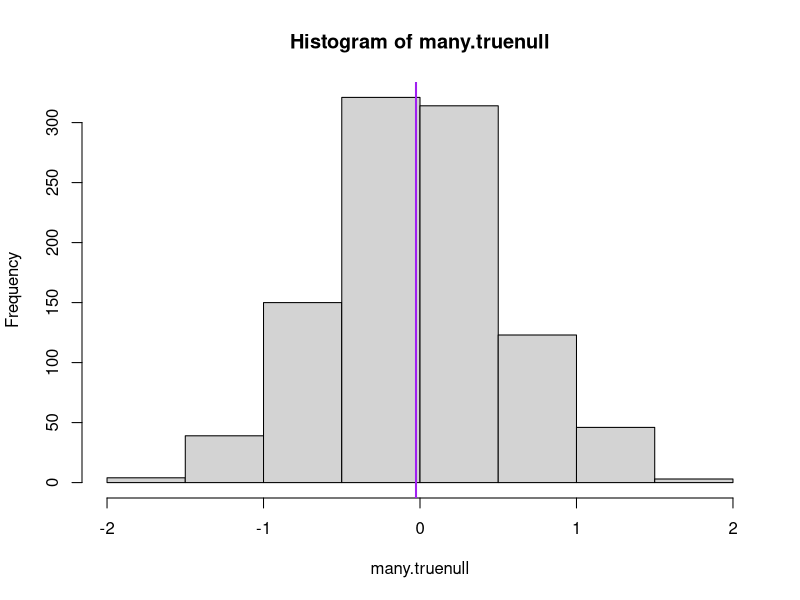
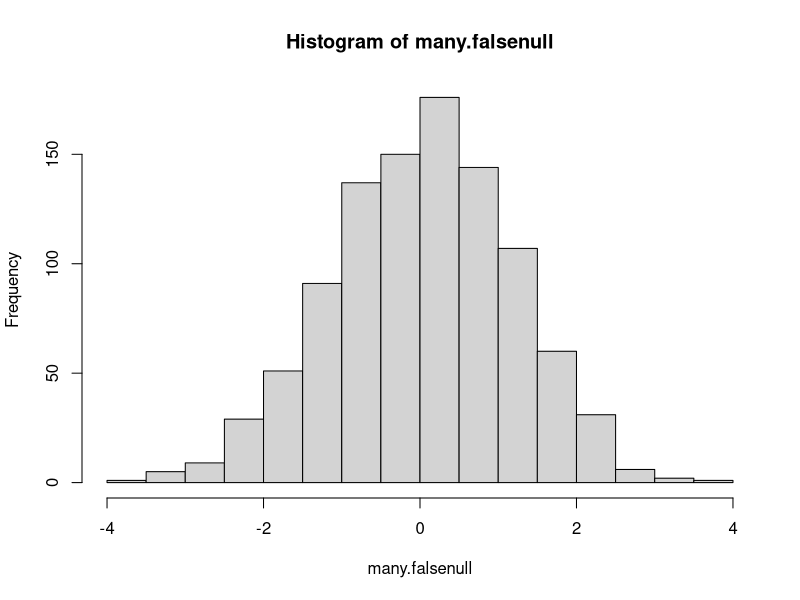

Reproduce these figures in R, in order.
## ---- chunk 1
# Generate data
data <- data.frame(group = numeric(length = 100), 
                   null = numeric(length = 100), 
                   alternative = numeric(length = 100))
# Create grouping variable (50 observations in each)
set.seed(567)
data$group <- rep(c(0, 1), c(50, 50))

# Create null (group means do not differ)
data$null <- c(rnorm(50, mean = 10, sd = 2), runif(50, min = 4, max = 16))

# Create alternative (group means differ)
data$alternative[data$group == 0] <- c(rnorm(25, mean = 10, sd = 2), runif(25, min = 4, max = 16))
data$alternative[data$group == 1] <- c(rnorm(25, mean = 10, sd = 2), runif(25, min = 4, max = 16)) + 10

# Create difference between means of groups for null and alternative
null.diff <- mean(data$null[data$group == 1]) - mean(data$null[data$group == 0])
alt.diff <- mean(data$alternative[data$group == 1]) - mean(data$alternative[data$group==0])

# Create a function that randomly reassigns each observation to a different group and then takes the mean difference between these new groups.
one.test <- function(grouping, variable) {
                resampled.group <- sample(grouping)
                mean(variable[resampled.group == 1]) - mean(variable[resampled.group == 0])
            }

# Example of how resampling works:
data$resampled.group <- sample(data$group)
head(data[ , c("group", "resampled.group", "null", "alternative")], n = 10)
mean(data$null[data$resampled.group == 1]) - mean(data$null[data$resampled.group == 0])
null.diff
mean(data$alternative[data$resampled.group == 1]) - mean(data$alternative[data$resampled.group == 0])
alt.diff
data$resampled.group <- NULL

many.truenull <- replicate(1000, one.test(data$group, data$null))
many.falsenull <- replicate(1000, one.test(data$group, data$alternative))

hist(many.truenull)
abline(v=null.diff, lwd=2, col="purple")
mean(abs(many.truenull) > abs(null.diff))

hist(many.falsenull)
abline(v=alt.diff, lwd=2, col="purple")
mean(abs(many.falsenull) > abs(alt.diff))
